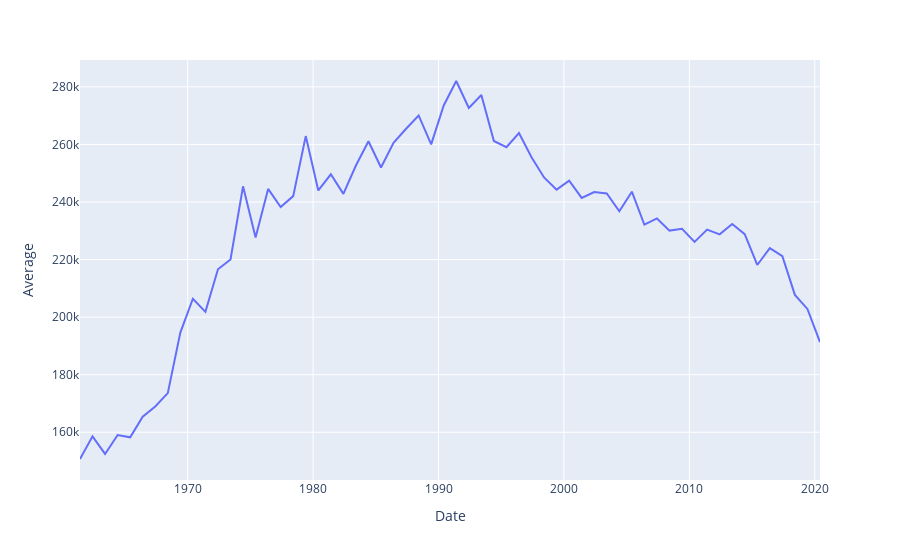

This figure's notebook cell:
### Code cell
fig = px.line(average_duration, x="Date", y="Average")
fig.show()
